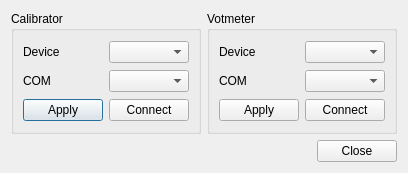
<?xml version="1.0" encoding="UTF-8"?>
<ui version="4.0">
 <class>DeviceDialog</class>
 <widget class="QDialog" name="DeviceDialog">
  <property name="geometry">
   <rect>
    <x>0</x>
    <y>0</y>
    <width>395</width>
    <height>173</height>
   </rect>
  </property>
  <property name="windowTitle">
   <string>Dialog</string>
  </property>
  <layout class="QGridLayout" name="gridLayout">
   <item row="0" column="0">
    <layout class="QVBoxLayout" name="verticalLayout_3">
     <item>
      <layout class="QHBoxLayout" name="horizontalLayout_7">
       <item>
        <widget class="QGroupBox" name="groupBox_Cal">
         <property name="title">
          <string>Calibrator</string>
         </property>
         <layout class="QVBoxLayout" name="verticalLayout">
          <item>
           <layout class="QHBoxLayout" name="horizontalLayout">
            <item>
             <widget class="QLabel" name="label_Dev_Cal">
              <property name="text">
               <string>Device</string>
              </property>
             </widget>
            </item>
            <item>
             <widget class="QComboBox" name="comboBox_Device_Cal"/>
            </item>
           </layout>
          </item>
          <item>
           <layout class="QHBoxLayout" name="horizontalLayout_2">
            <item>
             <widget class="QLabel" name="label_Com_Cal">
              <property name="text">
               <string>COM</string>
              </property>
             </widget>
            </item>
            <item>
             <widget class="QComboBox" name="comboBox_Com_Cal"/>
            </item>
           </layout>
          </item>
          <item>
           <layout class="QHBoxLayout" name="horizontalLayout_3">
            <item>
             <widget class="QPushButton" name="pushButton_Apply_Cal">
              <property name="text">
               <string>Apply</string>
              </property>
             </widget>
            </item>
            <item>
             <widget class="QPushButton" name="pushButton_Con_Cal">
              <property name="text">
               <string>Connect</string>
              </property>
             </widget>
            </item>
           </layout>
          </item>
         </layout>
        </widget>
       </item>
       <item>
        <widget class="QGroupBox" name="groupBox_Cal_2">
         <property name="title">
          <string>Votmeter</string>
         </property>
         <layout class="QVBoxLayout" name="verticalLayout_2">
          <item>
           <layout class="QHBoxLayout" name="horizontalLayout_4">
            <item>
             <widget class="QLabel" name="label_Dev_Vol">
              <property name="text">
               <string>Device</string>
              </property>
             </widget>
            </item>
            <item>
             <widget class="QComboBox" name="comboBox_Device_Vol"/>
            </item>
           </layout>
          </item>
          <item>
           <layout class="QHBoxLayout" name="horizontalLayout_5">
            <item>
             <widget class="QLabel" name="label_Com_Vol">
              <property name="text">
               <string>COM</string>
              </property>
             </widget>
            </item>
            <item>
             <widget class="QComboBox" name="comboBox_Com_Vol"/>
            </item>
           </layout>
          </item>
          <item>
           <layout class="QHBoxLayout" name="horizontalLayout_6">
            <item>
             <widget class="QPushButton" name="pushButton_Apply_Vol">
              <property name="text">
               <string>Apply</string>
              </property>
             </widget>
            </item>
            <item>
             <widget class="QPushButton" name="pushButton_Con_Vol">
              <property name="text">
               <string>Connect</string>
              </property>
             </widget>
            </item>
           </layout>
          </item>
         </layout>
        </widget>
       </item>
      </layout>
     </item>
     <item>
      <layout class="QHBoxLayout" name="horizontalLayout_8">
       <item>
        <spacer name="horizontalSpacer">
         <property name="orientation">
          <enum>Qt::Horizontal</enum>
         </property>
         <property name="sizeHint" stdset="0">
          <size>
           <width>40</width>
           <height>20</height>
          </size>
         </property>
        </spacer>
       </item>
       <item>
        <widget class="QPushButton" name="pushButton">
         <property name="sizePolicy">
          <sizepolicy hsizetype="Preferred" vsizetype="Fixed">
           <horstretch>0</horstretch>
           <verstretch>0</verstretch>
          </sizepolicy>
         </property>
         <property name="text">
          <string>Close</string>
         </property>
        </widget>
       </item>
      </layout>
     </item>
    </layout>
   </item>
  </layout>
 </widget>
 <resources/>
 <connections/>
</ui>
